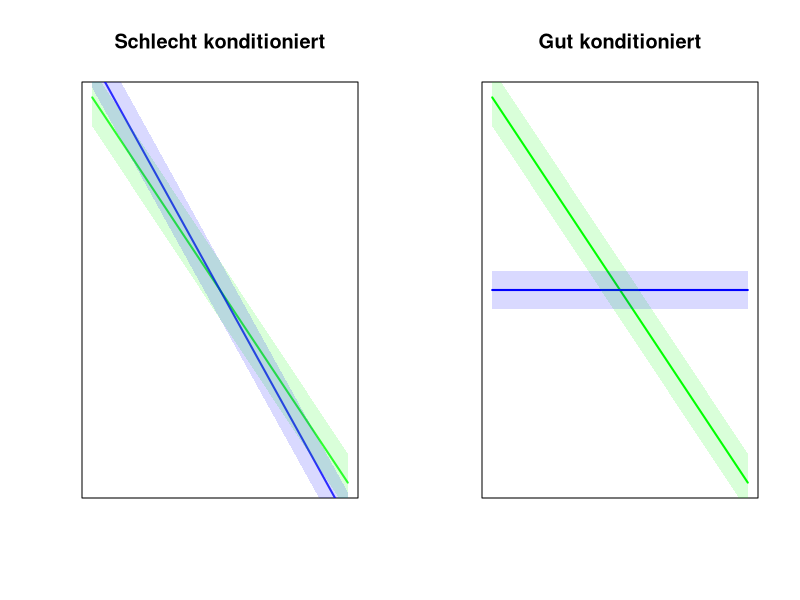
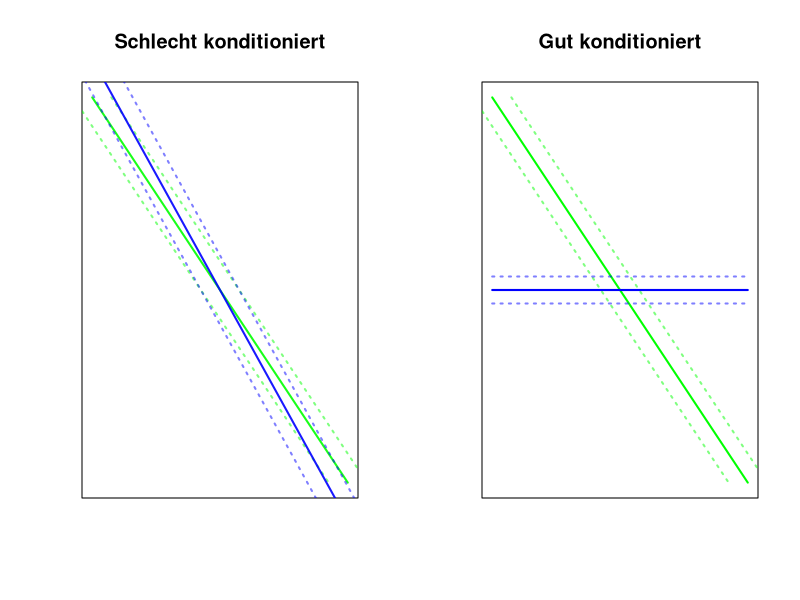

These charts were generated, in order, by the following R code: (Note: this script raises an error after producing the figures.)
###########################
# mit Polygon

x = c(0,2)
x_pol = c(0,2,2,0)
y1 = 2 - 1 * x
y2 = 2.2 - 1.2 * x
y3 = 1 + 0 * x
y1_pol = c(1.85, -0.15, .15, 2.15)
y2_pol = c(2.05, -.35, -0.05, 2.35)
y3_pol = c(0.9, 0.9, 1.1, 1.1)

par(mfrow=c(1,2))
#plot(x, y1, type = "l", lwd = 2L, col = rgb(0,1,0,0.8), xlab = "x", ylab = "y", xaxt = "n", yaxt = "n", main = "Schlecht konditioniert")
plot(x, y1, type = "l", lwd = 2L, col = rgb(0,1,0,0.8), xlab = "", ylab = "", xaxt = "n", yaxt = "n", main = "Schlecht konditioniert")
lines(x, y2, lwd = 2, col = rgb(0,0,1,0.8))
polygon(x_pol, y1_pol, col = rgb(0,1,0,0.15), border = NA)
polygon(x_pol, y2_pol, col = rgb(0,0,1,0.15), border = NA)

plot(x, y1, type = "l", lwd = 2L, col = rgb(0,1,0,1), xlab = "", ylab = "", xaxt = "n", yaxt = "n", main = "Gut konditioniert")
lines(x, y3, lwd = 2, col = rgb(0,0,1,1))
polygon(x_pol, y1_pol, col = rgb(0,1,0,0.15), border = NA)
polygon(x_pol, y3_pol, col = rgb(0,0,1,0.15), border = NA)


###################################################################
x = seq(0, 2, 0.01)
y1 = 2 - 1 * x
y2 = 2.2 - 1.2 * x

y3 = 1 + 0 * x

par(mfrow=c(1,2))
plot(x, y1, type = "l", lwd = 2L, col = rgb(0,1,0,0.9), xlab = "", ylab = "", xaxt = "n", yaxt = "n", main = "Schlecht konditioniert")
lines(x+0.15, y1, lwd = 2, col = rgb(0,1,0,0.5), lty = 3L)
lines(x-0.15, y1, lwd = 2, col = rgb(0,1,0,0.5), lty = 3L)
lines(x, y2, lwd = 2, col = rgb(0,0,1,0.9))
lines(x+0.15, y2, lwd = 2, col = rgb(0,0,1,0.5), lty = 3L)
lines(x-0.15, y2, lwd = 2, col = rgb(0,0,1,0.5), lty = 3L)

plot(x, y1, type = "l", lwd = 2L, col = rgb(0,1,0,1), xlab = "", ylab = "", xaxt = "n", yaxt = "n", main = "Gut konditioniert")
lines(x+0.15, y1, lwd = 2, col = rgb(0,1,0,0.5), lty = 3L)
lines(x-0.15, y1, lwd = 2, col = rgb(0,1,0,0.5), lty = 3L)
lines(x, y3, lwd = 2, col = rgb(0,0,1,1))
lines(x, y3+0.07, lwd = 2, col = rgb(0,0,1,0.5), lty = 3L)
lines(x, y3-0.07, lwd = 2, col = rgb(0,0,1,0.5), lty = 3L)



######################################
# Zahlenbeispiel aus den Folien:
# 0.835x + 0.667y = 0.168
# 0.333x + 0.266y = 0.067
#
# funktioniert nicht mit plotten
# Geraden zu ähnlich

b1 = -0.835 / 0.667
a1 = 0.168/0.667

x = seq(0.999995, 1.000005, .0000001)
y1 = a1 + b1 * x
y2 = a2 + b2 * x

b2 = -0.333/0.266
#b2 = -1.218
a2 = 0.067/0.266

plot(x, y1, type ="l", lwd = 2)
lines(x, y2, type ="l", lwd = 2, col = "red")


# 0 . 067 auf 0 . 066

b1_1 = -0.835 / 0.666
a1_1 = 0.168 / 0.666

x1_1 = seq(-1000, 1000, 1)
y1_1 = a1_1 + b1_1 * x1_1

plot(x1_1, y1_1, type ="l", lwd = 2)
lines(x2, y2, type ="l", lwd = 2, col = "red")

